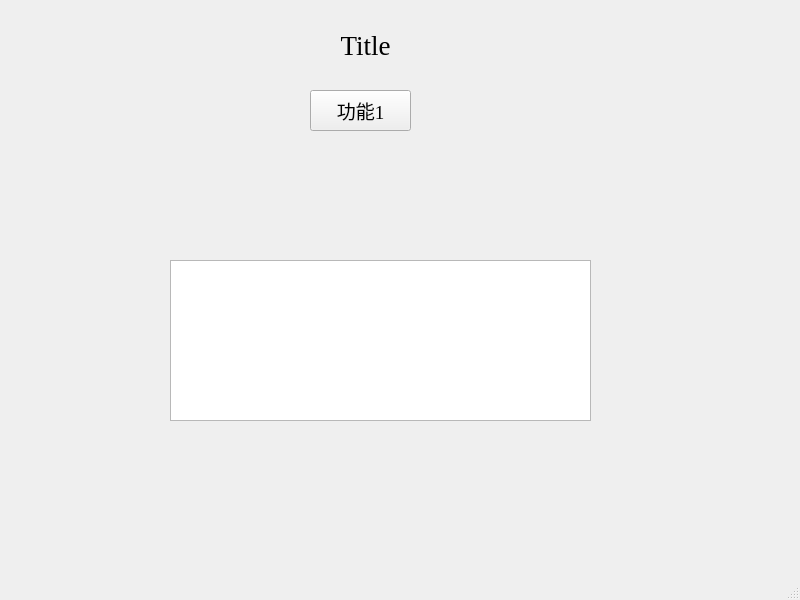
<?xml version="1.0" encoding="UTF-8"?>
<ui version="4.0">
 <class>MainWindow</class>
 <widget class="QMainWindow" name="MainWindow">
  <property name="geometry">
   <rect>
    <x>0</x>
    <y>0</y>
    <width>800</width>
    <height>600</height>
   </rect>
  </property>
  <property name="windowTitle">
   <string>MainWindow</string>
  </property>
  <widget class="QWidget" name="centralwidget">
   <widget class="QLabel" name="label">
    <property name="geometry">
     <rect>
      <x>210</x>
      <y>20</y>
      <width>311</width>
      <height>51</height>
     </rect>
    </property>
    <property name="font">
     <font>
      <family>Times New Roman</family>
      <pointsize>20</pointsize>
     </font>
    </property>
    <property name="text">
     <string>Title</string>
    </property>
    <property name="alignment">
     <set>Qt::AlignCenter</set>
    </property>
   </widget>
   <widget class="QPushButton" name="pushButton">
    <property name="geometry">
     <rect>
      <x>310</x>
      <y>90</y>
      <width>101</width>
      <height>41</height>
     </rect>
    </property>
    <property name="font">
     <font>
      <family>Times New Roman</family>
      <pointsize>14</pointsize>
     </font>
    </property>
    <property name="text">
     <string>功能1</string>
    </property>
   </widget>
   <widget class="QTextEdit" name="textEdit">
    <property name="geometry">
     <rect>
      <x>170</x>
      <y>260</y>
      <width>421</width>
      <height>161</height>
     </rect>
    </property>
    <property name="font">
     <font>
      <pointsize>14</pointsize>
     </font>
    </property>
   </widget>
  </widget>
  <widget class="QMenuBar" name="menubar">
   <property name="geometry">
    <rect>
     <x>0</x>
     <y>0</y>
     <width>800</width>
     <height>21</height>
    </rect>
   </property>
  </widget>
  <widget class="QStatusBar" name="statusbar"/>
 </widget>
 <resources/>
 <connections/>
</ui>
